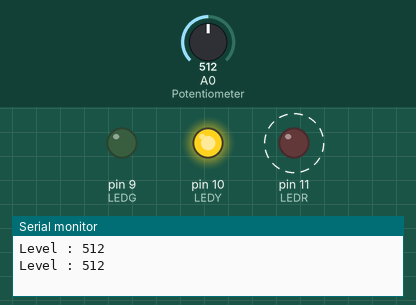
A sketch run on a simulated Arduino Uno, built with avr-gcc and run on an emulated ATmega328P. Shown: output pins drawn as LEDs (lit = HIGH), the last lines printed to the serial monitor. Dashed ring = blinking. Inputs (shaded band) come from the test bench; at power-on: A0 (Potentiometer) = 512.

Above: at 2.3 s.
2.4 s: A0 (Potentiometer) set to 122
At 3.13 s:
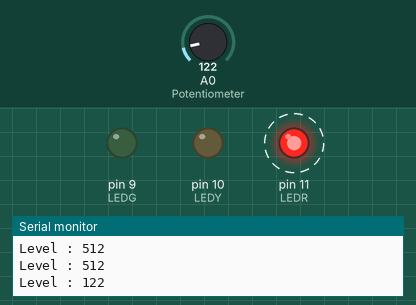
5.9 s: A0 (Potentiometer) set to 0
At 5.9 s:
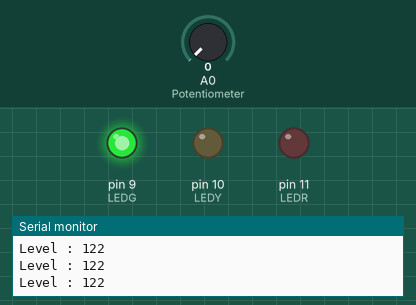
11.0 s: A0 (Potentiometer) set to 306
At 11.47 s:
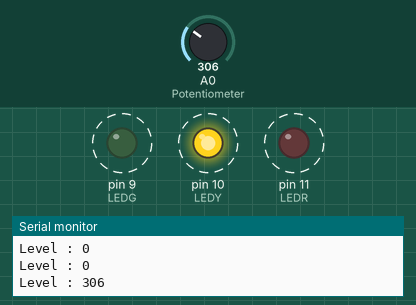
Timing chart, 0 to 20.5 s (numbered marks = the images above; inputs shaded):
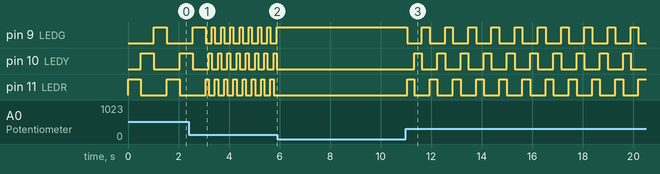

Measured:
- after the input at 2.4 s, pin 11 (LEDR): alternates HIGH for 0.12 s and LOW for 0.24 s, starting after 0.80 s
- after the input at 5.9 s, pin 9 (LEDG): stops changing and stays HIGH; pin 10 (LEDY), pin 11 (LEDR): stops changing and stays LOW
- after the input at 11.0 s, pin 9 (LEDG), pin 11 (LEDR): alternates HIGH for 0.31 s and LOW for 0.61 s, starting after 0.05 s; pin 10 (LEDY): alternates HIGH for 0.31 s and LOW for 0.61 s, starting after 0.32 s
- by itself, pin 9 (LEDG): repeats every 0.37 s: LOW 0.24 s, HIGH 0.12 s
- by itself, pin 10 (LEDY): repeats every 0.37 s: HIGH 0.12 s, LOW 0.24 s
- by itself, pin 11 (LEDR): alternates HIGH for 0.51 s and LOW for 1.0 s

The sketch:

trafic_light_with_potentiometer.ino
```cpp
#define LEDR 11
#define LEDY 10
#define LEDG 9
#define Potentiometer A0

int sensorValue;

void setup() {
  pinMode(LEDR,OUTPUT);
  pinMode(LEDY, OUTPUT);
  pinMode(LEDG, OUTPUT);
  Serial.begin(9600);
}

void loop() {
  sensorValue = analogRead(Potentiometer);
  Serial.print("Level : ");
  Serial.println(sensorValue);

  red_light();
  delay(sensorValue);
  yellow_light();
  delay(sensorValue);
  green_light();
  delay(sensorValue);

}
void red_light(){
  digitalWrite(LEDR, HIGH);
  digitalWrite(LEDY, LOW);
  digitalWrite(LEDG, LOW);
}
void yellow_light(){
  digitalWrite(LEDR, LOW);
  digitalWrite(LEDY, HIGH);
  digitalWrite(LEDG, LOW);
}
void green_light(){
  digitalWrite(LEDR, LOW);
  digitalWrite(LEDY, LOW);
  digitalWrite(LEDG, HIGH);
}
```
